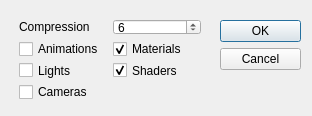
<?xml version="1.0" encoding="UTF-8"?>
<ui version="4.0">
 <class>CSaveDialog</class>
 <widget class="QDialog" name="CSaveDialog">
  <property name="geometry">
   <rect>
    <x>0</x>
    <y>0</y>
    <width>312</width>
    <height>116</height>
   </rect>
  </property>
  <property name="windowTitle">
   <string>Choose entities</string>
  </property>
  <widget class="QDialogButtonBox" name="buttonBox">
   <property name="geometry">
    <rect>
     <x>220</x>
     <y>20</y>
     <width>81</width>
     <height>51</height>
    </rect>
   </property>
   <property name="orientation">
    <enum>Qt::Vertical</enum>
   </property>
   <property name="standardButtons">
    <set>QDialogButtonBox::Cancel|QDialogButtonBox::Ok</set>
   </property>
  </widget>
  <widget class="QFrame" name="gridFrame">
   <property name="geometry">
    <rect>
     <x>10</x>
     <y>10</y>
     <width>200</width>
     <height>98</height>
    </rect>
   </property>
   <layout class="QGridLayout" name="gridLayout">
    <item row="3" column="0">
     <widget class="QCheckBox" name="lightsCheckBox">
      <property name="text">
       <string>Lights</string>
      </property>
     </widget>
    </item>
    <item row="4" column="0">
     <widget class="QCheckBox" name="camerasCheckBox">
      <property name="text">
       <string>Cameras</string>
      </property>
     </widget>
    </item>
    <item row="2" column="0">
     <widget class="QCheckBox" name="animationsCheckBox">
      <property name="text">
       <string>Animations</string>
      </property>
     </widget>
    </item>
    <item row="2" column="1">
     <widget class="QCheckBox" name="materialsCheckBox">
      <property name="text">
       <string>Materials</string>
      </property>
      <property name="checked">
       <bool>true</bool>
      </property>
     </widget>
    </item>
    <item row="3" column="1">
     <widget class="QCheckBox" name="shadersCheckBox">
      <property name="text">
       <string>Shaders</string>
      </property>
      <property name="checked">
       <bool>true</bool>
      </property>
     </widget>
    </item>
    <item row="0" column="0">
     <widget class="QLabel" name="label">
      <property name="text">
       <string>Compression</string>
      </property>
     </widget>
    </item>
    <item row="0" column="1">
     <widget class="QSpinBox" name="compressionSpinBox">
      <property name="maximum">
       <number>9</number>
      </property>
      <property name="value">
       <number>6</number>
      </property>
     </widget>
    </item>
   </layout>
  </widget>
 </widget>
 <resources/>
 <connections>
  <connection>
   <sender>buttonBox</sender>
   <signal>accepted()</signal>
   <receiver>CSaveDialog</receiver>
   <slot>accept()</slot>
   <hints>
    <hint type="sourcelabel">
     <x>248</x>
     <y>254</y>
    </hint>
    <hint type="destinationlabel">
     <x>157</x>
     <y>274</y>
    </hint>
   </hints>
  </connection>
  <connection>
   <sender>buttonBox</sender>
   <signal>rejected()</signal>
   <receiver>CSaveDialog</receiver>
   <slot>reject()</slot>
   <hints>
    <hint type="sourcelabel">
     <x>316</x>
     <y>260</y>
    </hint>
    <hint type="destinationlabel">
     <x>286</x>
     <y>274</y>
    </hint>
   </hints>
  </connection>
 </connections>
</ui>
